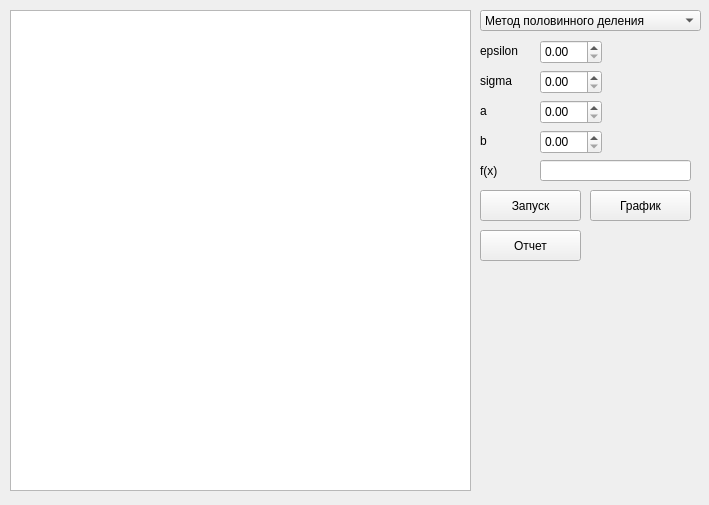
<?xml version="1.0" encoding="UTF-8"?>
<ui version="4.0">
 <class>MainWindow</class>
 <widget class="QMainWindow" name="MainWindow">
  <property name="geometry">
   <rect>
    <x>0</x>
    <y>0</y>
    <width>709</width>
    <height>505</height>
   </rect>
  </property>
  <property name="windowTitle">
   <string>MainWindow</string>
  </property>
  <widget class="QWidget" name="centralwidget">
   <widget class="QComboBox" name="AlgoComboBox">
    <property name="geometry">
     <rect>
      <x>480</x>
      <y>10</y>
      <width>221</width>
      <height>21</height>
     </rect>
    </property>
    <item>
     <property name="text">
      <string>Метод половинного деления</string>
     </property>
    </item>
    <item>
     <property name="text">
      <string>Метод золотого сечения</string>
     </property>
    </item>
    <item>
     <property name="text">
      <string>Метод средней точки</string>
     </property>
    </item>
    <item>
     <property name="text">
      <string>Метод Ньютона-Рафсона</string>
     </property>
    </item>
    <item>
     <property name="text">
      <string>Метод хорд</string>
     </property>
    </item>
   </widget>
   <widget class="QPushButton" name="runButton">
    <property name="geometry">
     <rect>
      <x>480</x>
      <y>190</y>
      <width>101</width>
      <height>31</height>
     </rect>
    </property>
    <property name="text">
     <string>Запуск</string>
    </property>
   </widget>
   <widget class="QLabel" name="labelEps">
    <property name="geometry">
     <rect>
      <x>480</x>
      <y>40</y>
      <width>61</width>
      <height>21</height>
     </rect>
    </property>
    <property name="text">
     <string>epsilon</string>
    </property>
   </widget>
   <widget class="QLabel" name="labelSigma">
    <property name="geometry">
     <rect>
      <x>480</x>
      <y>70</y>
      <width>61</width>
      <height>21</height>
     </rect>
    </property>
    <property name="text">
     <string>sigma</string>
    </property>
   </widget>
   <widget class="QLabel" name="labelA">
    <property name="geometry">
     <rect>
      <x>480</x>
      <y>100</y>
      <width>61</width>
      <height>21</height>
     </rect>
    </property>
    <property name="text">
     <string>a</string>
    </property>
   </widget>
   <widget class="QLabel" name="labelB">
    <property name="geometry">
     <rect>
      <x>480</x>
      <y>130</y>
      <width>51</width>
      <height>21</height>
     </rect>
    </property>
    <property name="text">
     <string>b</string>
    </property>
   </widget>
   <widget class="QLabel" name="labelFunc">
    <property name="geometry">
     <rect>
      <x>480</x>
      <y>160</y>
      <width>61</width>
      <height>21</height>
     </rect>
    </property>
    <property name="text">
     <string>f(x)</string>
    </property>
   </widget>
   <widget class="QLineEdit" name="lineEditFunc">
    <property name="geometry">
     <rect>
      <x>540</x>
      <y>160</y>
      <width>151</width>
      <height>21</height>
     </rect>
    </property>
   </widget>
   <widget class="QDoubleSpinBox" name="doubleSpinBoxEps">
    <property name="geometry">
     <rect>
      <x>540</x>
      <y>40</y>
      <width>62</width>
      <height>24</height>
     </rect>
    </property>
   </widget>
   <widget class="QDoubleSpinBox" name="doubleSpinBoxSigma">
    <property name="geometry">
     <rect>
      <x>540</x>
      <y>70</y>
      <width>62</width>
      <height>24</height>
     </rect>
    </property>
   </widget>
   <widget class="QDoubleSpinBox" name="doubleSpinBox_A">
    <property name="geometry">
     <rect>
      <x>540</x>
      <y>100</y>
      <width>62</width>
      <height>24</height>
     </rect>
    </property>
   </widget>
   <widget class="QDoubleSpinBox" name="doubleSpinBox_B">
    <property name="geometry">
     <rect>
      <x>540</x>
      <y>130</y>
      <width>62</width>
      <height>24</height>
     </rect>
    </property>
   </widget>
   <widget class="QPlainTextEdit" name="logTextEdit">
    <property name="geometry">
     <rect>
      <x>10</x>
      <y>10</y>
      <width>461</width>
      <height>481</height>
     </rect>
    </property>
   </widget>
   <widget class="QPushButton" name="plotButton">
    <property name="geometry">
     <rect>
      <x>590</x>
      <y>190</y>
      <width>101</width>
      <height>31</height>
     </rect>
    </property>
    <property name="text">
     <string>График</string>
    </property>
   </widget>
   <widget class="QPushButton" name="reportButton">
    <property name="geometry">
     <rect>
      <x>480</x>
      <y>230</y>
      <width>101</width>
      <height>31</height>
     </rect>
    </property>
    <property name="text">
     <string>Отчет</string>
    </property>
   </widget>
  </widget>
 </widget>
 <resources/>
 <connections/>
</ui>
